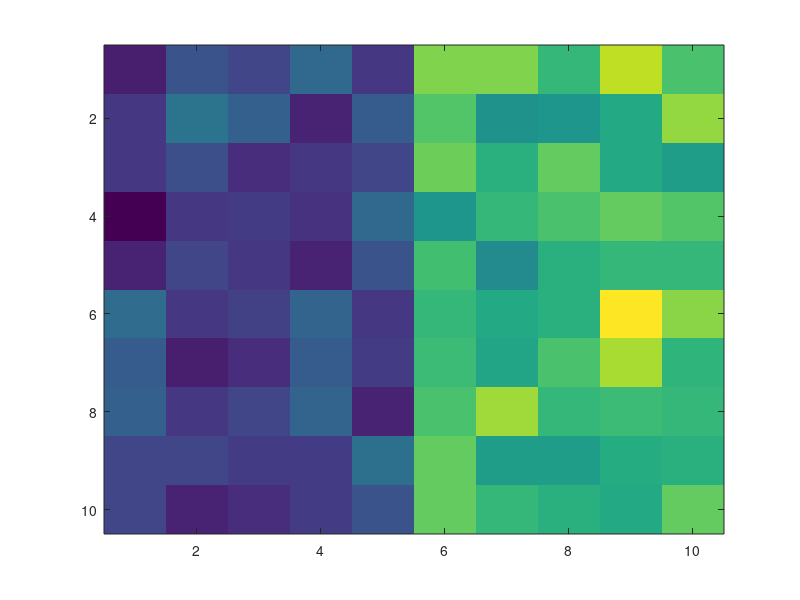

The MATLAB script that drew this image: (Note: this script raises an error after producing the figure.)
% testing modifications of BP for neurons

im = zeros(10,10,'int32');
im(:,1:5) = 50;
im(:,6:10) = 100;
im = im + int32(10*randn(size(im)));
imagesc(im);

levels = int32(1:128);
bp = BP(im, levels);
for i = 1:30
    tic, bp.iterate(); toc
    result = getMAP(bp);
    figure(1), set(gcf, 'Position', [217   374   560   420])
    mesh(result), pause(.01)
%     imagesc(result), pause(.01)
end
